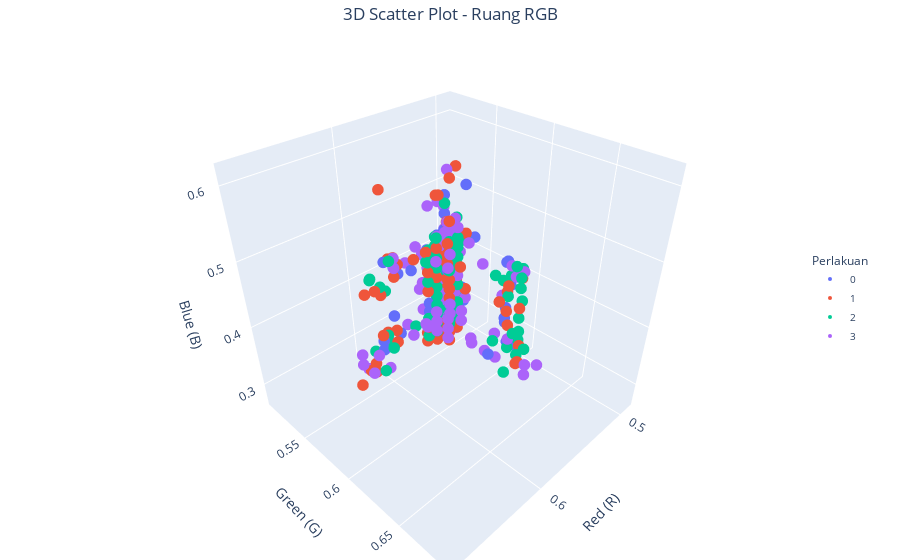

Notebook source saved alongside this figure:
### Code cell
plot_3d_color_space(df_norm, 'r', 'g', 'b', color_col='Perlakuan',
                    title="3D Scatter Plot - Ruang RGB",
                    axis_labels=['Red (R)', 'Green (G)', 'Blue (B)'])

### Figure 1 — Plotly figure (JSON) as saved in the notebook; plotly's stock layout.template omitted (floating-point values rounded to 4 significant figures; data arrays with more than 128 entries replaced by an {"elided": "..."} marker saying what was removed)
{"data": [{"hovertemplate": "Perlakuan=0<br>r=%{x}<br>g=%{y}<br>b=%{z}<extra></extra>", "legendgroup": "0", "marker": {"color": "#636efa", "size": 4, "symbol": "circle"}, "mode": "markers", "name": "0", "scene": "scene", "showlegend": true, "type": "scatter3d", "x": {"elided": "326 float values"}, "y": {"elided": "326 float values"}, "z": {"elided": "326 float values"}}, {"hovertemplate": "Perlakuan=1<br>r=%{x}<br>g=%{y}<br>b=%{z}<extra></extra>", "legendgroup": "1", "marker": {"color": "#EF553B", "size": 4, "symbol": "circle"}, "mode": "markers", "name": "1", "scene": "scene", "showlegend": true, "type": "scatter3d", "x": {"elided": "368 float values"}, "y": {"elided": "368 float values"}, "z": {"elided": "368 float values"}}, {"hovertemplate": "Perlakuan=2<br>r=%{x}<br>g=%{y}<br>b=%{z}<extra></extra>", "legendgroup": "2", "marker": {"color": "#00cc96", "size": 4, "symbol": "circle"}, "mode": "markers", "name": "2", "scene": "scene", "showlegend": true, "type": "scatter3d", "x": {"elided": "390 float values"}, "y": {"elided": "390 float values"}, "z": {"elided": "390 float values"}}, {"hovertemplate": "Perlakuan=3<br>r=%{x}<br>g=%{y}<br>b=%{z}<extra></extra>", "legendgroup": "3", "marker": {"color": "#ab63fa", "size": 4, "symbol": "circle"}, "mode": "markers", "name": "3", "scene": "scene", "showlegend": true, "type": "scatter3d", "x": {"elided": "357 float values"}, "y": {"elided": "357 float values"}, "z": {"elided": "357 float values"}}], "layout": {"coloraxis": {"colorbar": {"len": 0.01, "lenmode": "fraction", "thickness": 0, "thicknessmode": "pixels"}}, "legend": {"font": {"size": 10}, "title": {"text": "Perlakuan"}, "tracegroupgap": 0, "x": 0.9, "xanchor": "left", "y": 0.5, "yanchor": "middle"}, "margin": {"b": 0, "l": 0, "r": 0, "t": 40}, "scene": {"aspectmode": "cube", "domain": {"x": [0, 1], "y": [0, 1]}, "xaxis": {"title": {"text": "Red (R)"}}, "yaxis": {"title": {"text": "Green (G)"}}, "zaxis": {"title": {"text": "Blue (B)"}}}, "showlegend": true, "title": {"text": "3D Scatter Plot - Ruang RGB", "x": 0.5}}}
